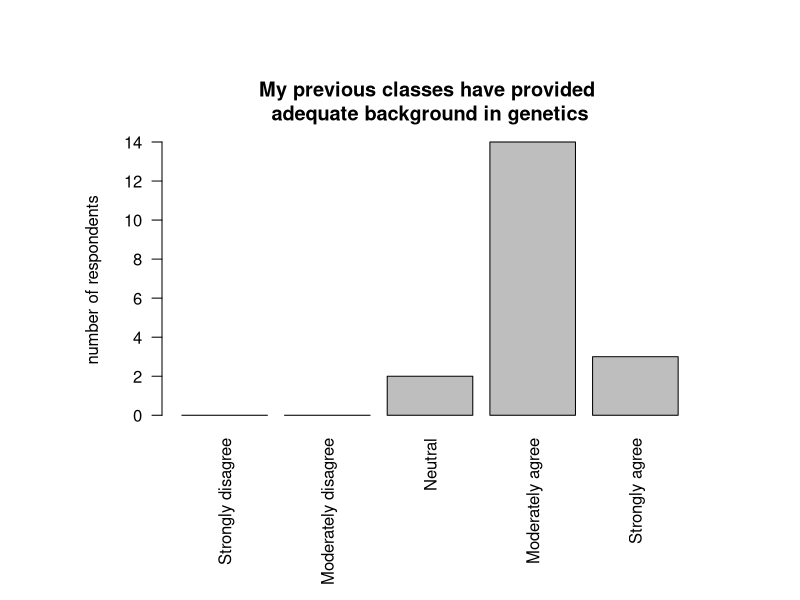
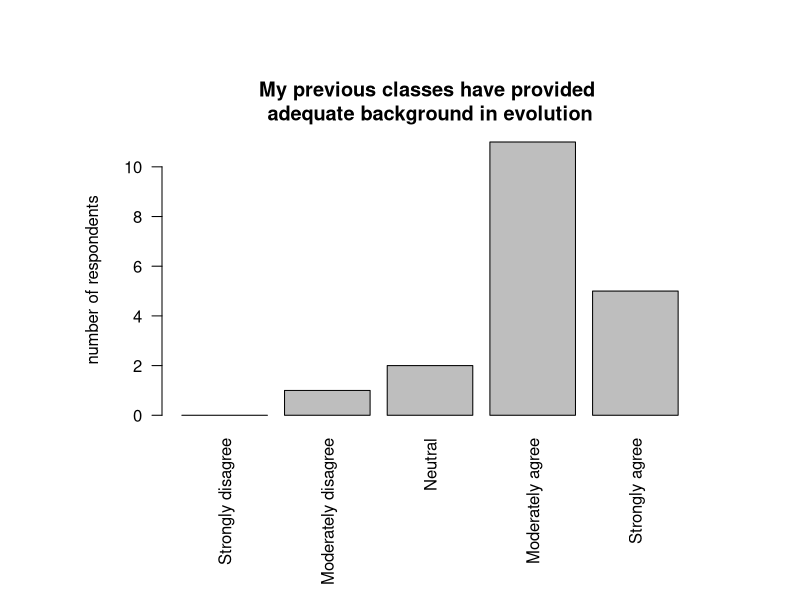
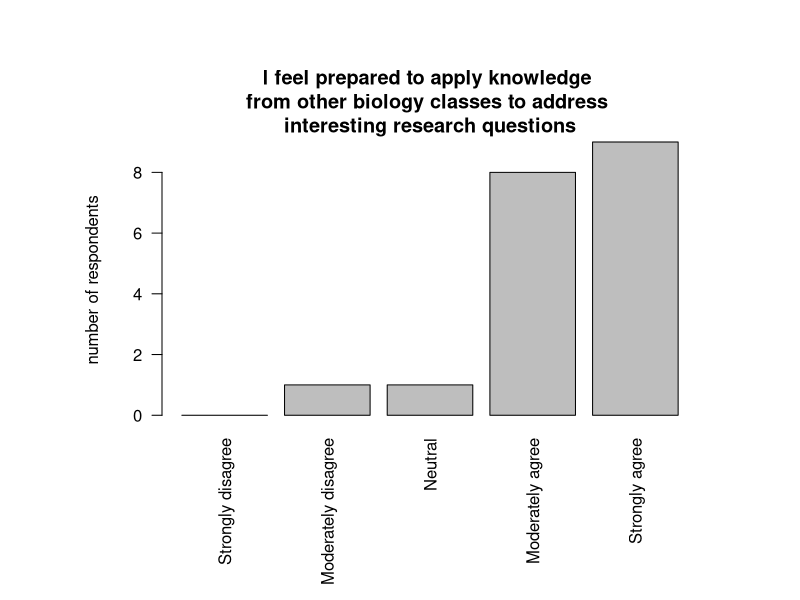
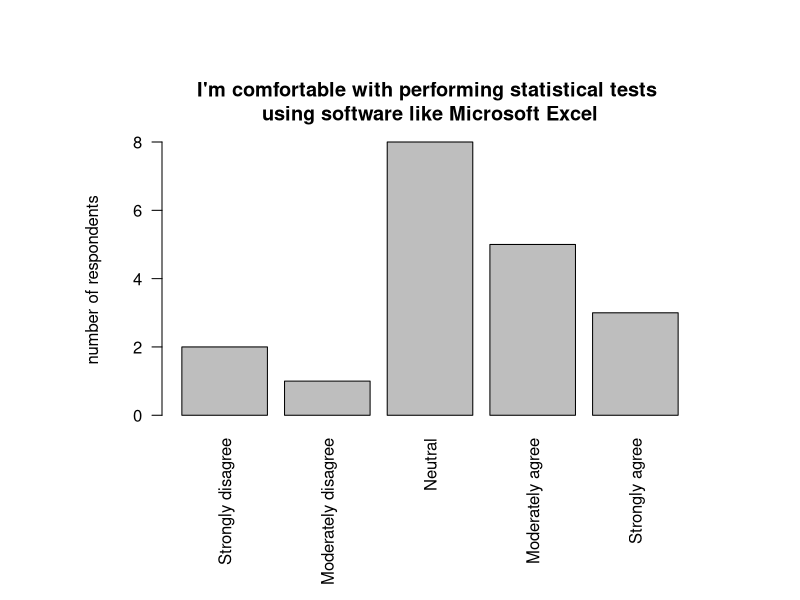
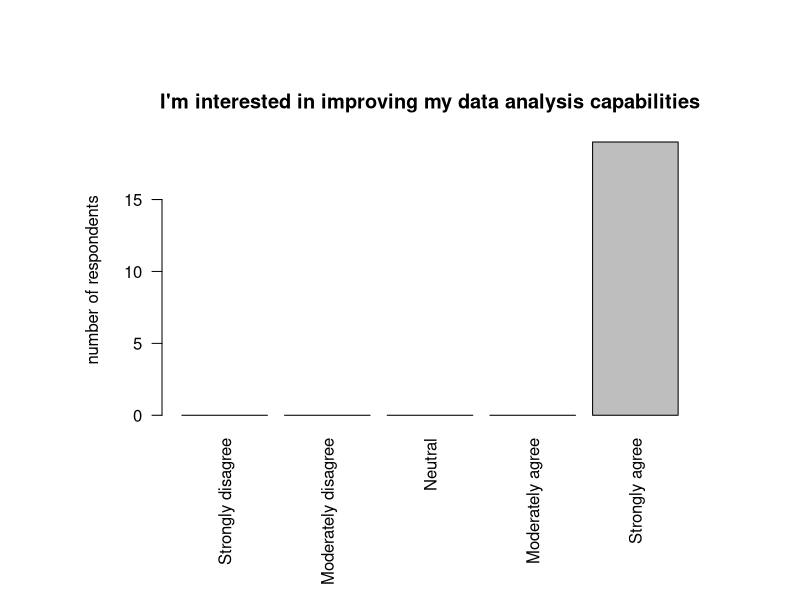
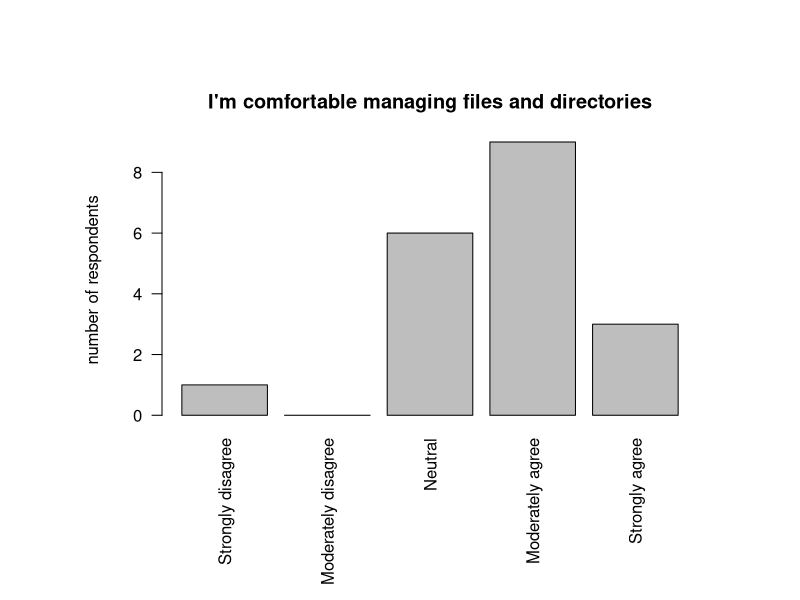
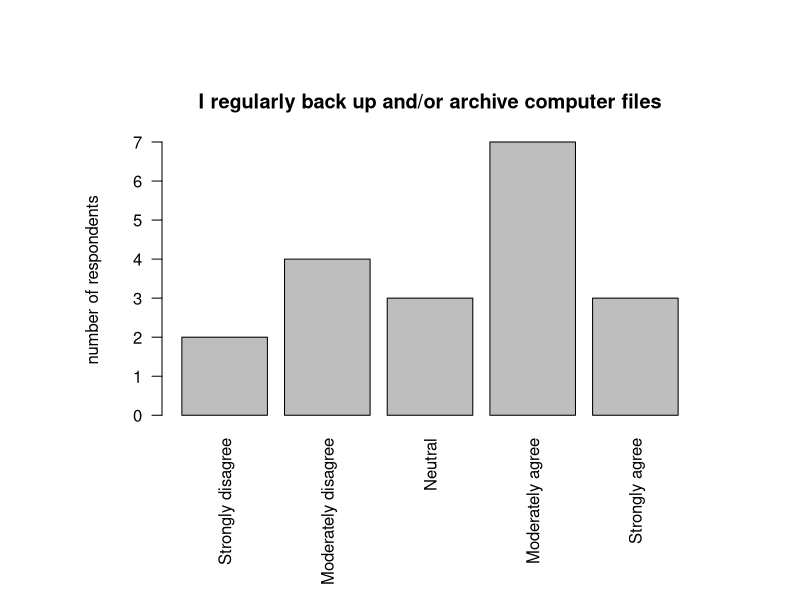
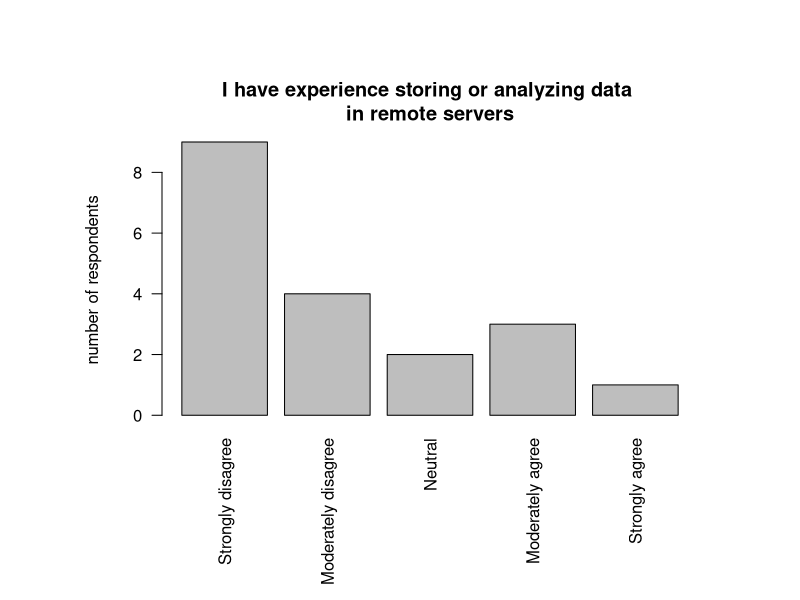

Generate these figures, in order, with R:
## Pre class survey results: Bio Res Fall 2015

## load data
data <- read.delim(file="data/survey_responses.tsv")
attach(data)
series <- c("Strongly disagree", "Moderately disagree", "Neutral", "Moderately agree", "Strongly agree")

## bio background plots
jpeg(file="figures/genetics.jpg")
par(oma=c(4,4,3,3))
genetics <- factor(My.previous.classes.have.provided.adequate.background.in.genetics, levels = series)
plot(genetics, main="My previous classes have provided \nadequate background in genetics", ylab="number of respondents", las=2)
dev.off()

jpeg(file="figures/evolution.jpg")
par(oma=c(4,4,3,3))
evolution <- factor(My.previous.classes.have.provided.adequate.background.in.evolutionary.theory, levels = series)
plot(evolution, main="My previous classes have provided \nadequate background in evolution", ylab="number of respondents", las=2)
dev.off()

jpeg(file="figures/apply.knowledge.jpg")
par(oma=c(4,4,3,3))
apply.knowledge <- factor(I.feel.prepared.to.apply.knowledge.from.my.other.classes.in.biology.to.address.interesting.research.questions, levels = series)
plot(apply.knowledge, main="I feel prepared to apply knowledge \nfrom other biology classes to address \ninteresting research questions", ylab="number of respondents", las=2)
dev.off()

## stats, data analysis, computers
jpeg(file="figures/stat.tests.jpg")
par(oma=c(4,4,3,3))
stat.tests <- factor(I.am.comfortable.with.performing.statistical.tests.using.software.like.Microsoft.Excel, levels = series)
plot(stat.tests, main="I'm comfortable with performing statistical tests \nusing software like Microsoft Excel", ylab="number of respondents", las=2)
dev.off()

jpeg(file="figures/improve.data.analysis.jpg")
par(oma=c(4,4,3,3))
improve.data.analysis <- factor(I.am.interested.in.improving.my.data.analysis.capabilities, levels = series)
plot(improve.data.analysis, main="I'm interested in improving my data analysis capabilities", ylab="number of respondents", las=2)
dev.off()

jpeg(file="figures/manage.files.jpg")
par(oma=c(4,4,3,3))
manage.files <- factor(I.am.comfortable.managing.files.and.directories.in.an.operating.system.like.Windows, levels = series)
plot(manage.files, main="I'm comfortable managing files and directories", ylab="number of respondents", las=2)
dev.off()

jpeg(file="figures/file.backup.jpg")
par(oma=c(4,4,3,3))
file.backup <- factor(I.regularly.back.up.and.or.archive.computer.files.for.my.classes.or.personal.use, levels = series)
plot(file.backup, main="I regularly back up and/or archive computer files", ylab="number of respondents", las=2)
dev.off()

jpeg(file="figures/remote.servers.jpg")
par(oma=c(4,4,3,3))
remote.servers <- factor(I.have.experience.storing.or.analyzing.data.in.remote.servers, levels = series)
plot(remote.servers, main="I have experience storing or analyzing data \nin remote servers", ylab="number of respondents", las=2)
dev.off()

jpeg(file="figures/computers.essential.jpg")
par(oma=c(4,4,3,3))
computers.essential <- factor(Computer.skills.will.be.essential.in.my.future.profession, levels = series)
plot(computers.essential, main="Computer skills will be essential in my future profession", ylab="number of respondents", las=2)
dev.off()
